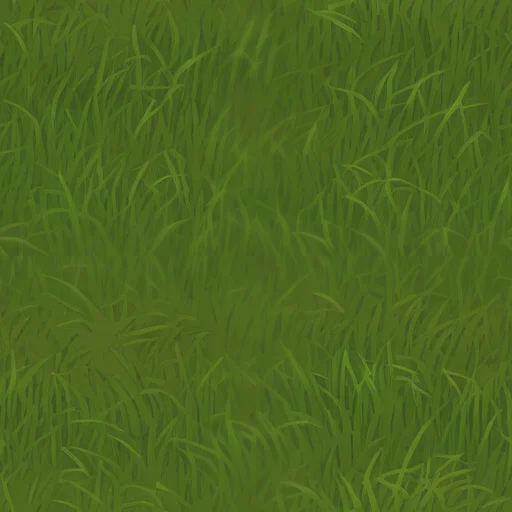
#> input picture art/final/grass_tile.webp, 512 x 512 px
$ python make_seamless_grass.py ../../art/final/grass_tile.webp ../../art/final/grass_tile.webp
#> lines starting #> are read from the running program, lines starting #| are printed output that depends on the picture
#> further down, im is the input picture: PIL image 512x512 RGB; mean R, G, B 76.6, 103.2, 30.6
#!/usr/bin/env python
"""Turn a raw grass photo/render into a seamlessly tileable, mid-dark,
low-contrast texture:
  1. offset the image by half width/height (wrap) so the four original
     corners meet in the center, creating a visible cross-seam
  2. blend a soft-edged copy over the seam to hide it
  3. reduce contrast and darken/desaturate slightly so red targets pop
  4. verify by tiling 3x3 and saving a check image

Usage:
    python tool/art/make_seamless_grass.py art/raw/grass_tile_raw.png art/final/grass_tile.webp
"""
import sys
import numpy as np
from PIL import Image, ImageEnhance, ImageChops, ImageFilter


def offset_wrap(im: Image.Image) -> Image.Image:
    w, h = im.size
#> w = 512; h = 512
    return ImageChops.offset(im, w // 2, h // 2)
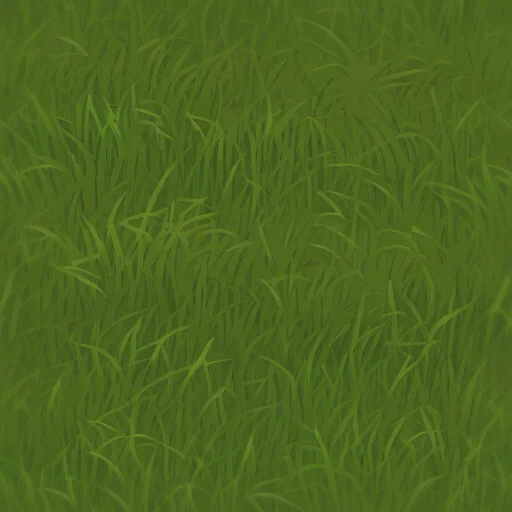
#> returned value: PIL image 512x512 RGB; mean R, G, B 76.6, 103.2, 30.6


def hide_seam(im: Image.Image) -> Image.Image:
    """After offset_wrap, the seam sits along the center cross. Blend a
    lightly-blurred copy in over a wide, very softly-feathered band around
    the seam so the transition reads as natural texture variation rather
    than a visible line."""
    w, h = im.size
#> w = 512; h = 512
    blurred = im.filter(ImageFilter.GaussianBlur(3))

    yy, xx = np.mgrid[0:h, 0:w]
    band = max(w, h) * 0.16
#> band = 81.92
    dist_v = np.abs(xx - w / 2)
    dist_h = np.abs(yy - h / 2)
    dist = np.minimum(dist_v, dist_h)
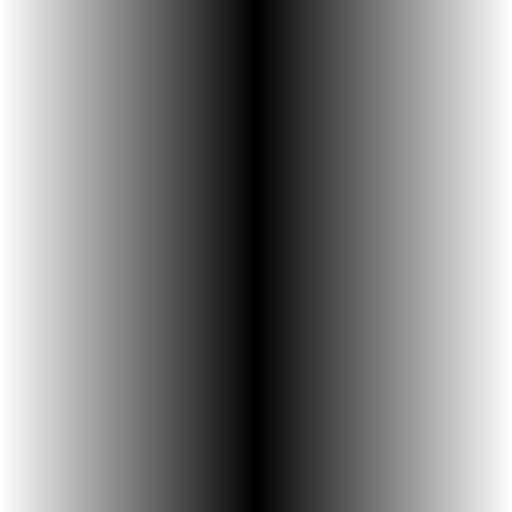
#> dist_v: shape (512, 512) float64; min 0, max 256, mean 128; drawn with min black and max white
    mask = np.clip(1 - dist / band, 0, 1) ** 2  # smoother falloff (no hard band edge)
    mask_img = Image.fromarray((mask * 255).astype(np.uint8), mode="L").filter(ImageFilter.GaussianBlur(24))
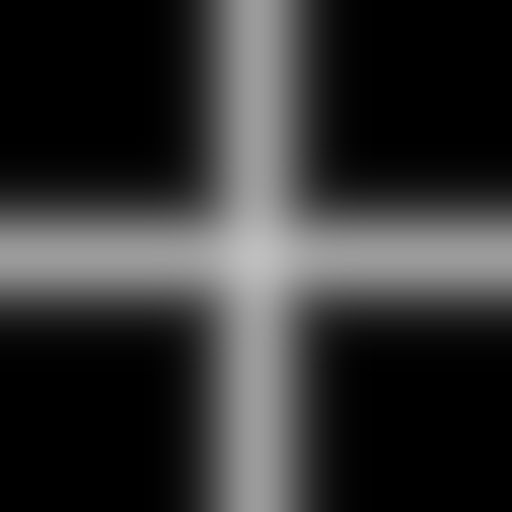
#> mask_img: PIL image 512x512 L; min 0, max 190, mean 49.7

    return Image.composite(blurred, im, mask_img)


def tone_down(im: Image.Image, brightness=0.82, contrast=0.78, saturation=0.85) -> Image.Image:
#> called with brightness = 0.82, contrast = 0.78, saturation = 0.85
    im = ImageEnhance.Brightness(im).enhance(brightness)
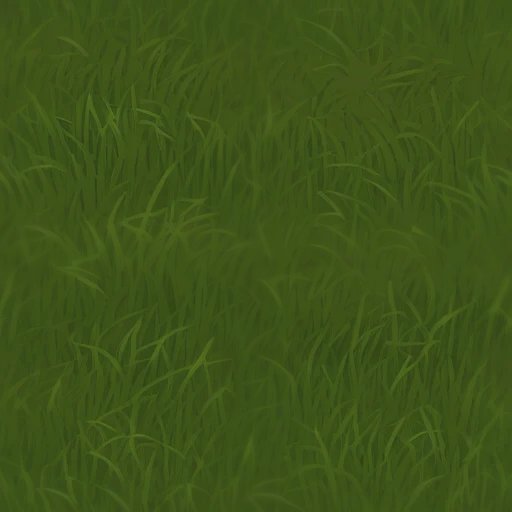
#> im: PIL image 512x512 RGB; mean R, G, B 62.3, 84.2, 24.6
    im = ImageEnhance.Contrast(im).enhance(contrast)
    im = ImageEnhance.Color(im).enhance(saturation)
    return im


def tile_preview(im: Image.Image, n=3) -> Image.Image:
#> called with n = 3
    w, h = im.size
#> w = 512; h = 512
    sheet = Image.new("RGB", (w * n, h * n))
#> sheet: PIL image 1536x1536 RGB; every value is 0
    for j in range(n):
        for i in range(n):
            sheet.paste(im, (i * w, j * h))
    return sheet


if __name__ == "__main__":
    src, dst = sys.argv[1], sys.argv[2]
    im = Image.open(src).convert("RGB")
    im = im.resize((512, 512), Image.LANCZOS)
    im = offset_wrap(im)
    im = hide_seam(im)
    im = tone_down(im)
    im.save(dst, "WEBP", quality=85)
    print(f"wrote {dst}")
    prev = tile_preview(im, 3)
    prev_path = dst.rsplit(".", 1)[0] + "_tiled3x3_check.png"
    prev.save(prev_path)
    print(f"wrote {prev_path}")
